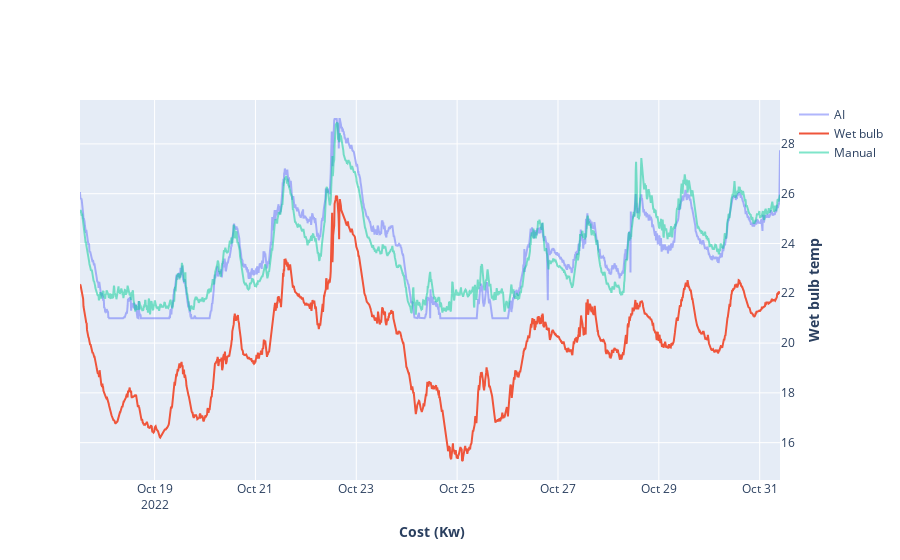

Source (notebook cell):
### Code cell
from plotly.graph_objs.layout import YAxis,XAxis,Margin
layout = go.Layout(
    # title="{}".format(self.df_last.Datetime),
    yaxis=YAxis(
        title="<b> Approach </b>"
    ),
    yaxis2 = YAxis(
        title="<b> Wet bulb temp </b>",
        overlaying= 'y', 
        side= 'right',
    ),
    yaxis3 = YAxis(
        title="<b> Wet bulb temp </b>",
        overlaying= 'y', 
        side= 'right',
    ),
    xaxis=dict(
        title="<b> Cost (Kw)</b>"
    ),
)
fig =  go.Figure(layout=layout)
fig.add_traces(go.Scatter(x=opt.df.Datetime[-2000:][::-1],y=np.array(vs),name='AI',yaxis='y2',opacity=0.5))
fig.add_traces(go.Scatter(x=opt.df.Datetime[-2000:][::-1],y=opt.df.Wet_bulb_temp[-2000:][::-1],name='Wet bulb',yaxis='y2'))
# fig.add_traces(go.Scatter(x=opt.df.Datetime[-2000:][::-1],y=opt.df.CT_eff[-2000:][::-1],name='CT_eff',yaxis='y1'))
# fig.add_traces(go.Scatter(x=opt.df.Datetime[-2000:][::-1],y=opt.df.system_KPI[-2000:][::-1],name='KPI',yaxis='y3'))
fig.add_traces(go.Scatter(x=opt.df.Datetime[-2000:][::-1],y=opt.df.condenser_supply_temp[-2000:][::-1],name='Manual',yaxis='y2',opacity=0.5))

### Figure 1 — Plotly figure (JSON) as saved in the notebook; plotly's stock layout.template omitted (floating-point values rounded to 4 significant figures; data arrays with more than 128 entries replaced by an {"elided": "..."} marker saying what was removed)
{"data": [{"name": "AI", "opacity": 0.5, "type": "scatter", "x": {"elided": "2000 str values"}, "y": {"elided": "2000 float values"}, "yaxis": "y2"}, {"name": "Wet bulb", "type": "scatter", "x": {"elided": "2000 str values"}, "y": {"elided": "2000 float values"}, "yaxis": "y2"}, {"name": "Manual", "opacity": 0.5, "type": "scatter", "x": {"elided": "2000 str values"}, "y": {"elided": "2000 float values"}, "yaxis": "y2"}], "layout": {"xaxis": {"title": {"text": "<b> Cost (Kw)</b>"}}, "yaxis": {"title": {"text": "<b> Approach </b>"}}, "yaxis2": {"overlaying": "y", "side": "right", "title": {"text": "<b> Wet bulb temp </b>"}}, "yaxis3": {"overlaying": "y", "side": "right", "title": {"text": "<b> Wet bulb temp </b>"}}}}
